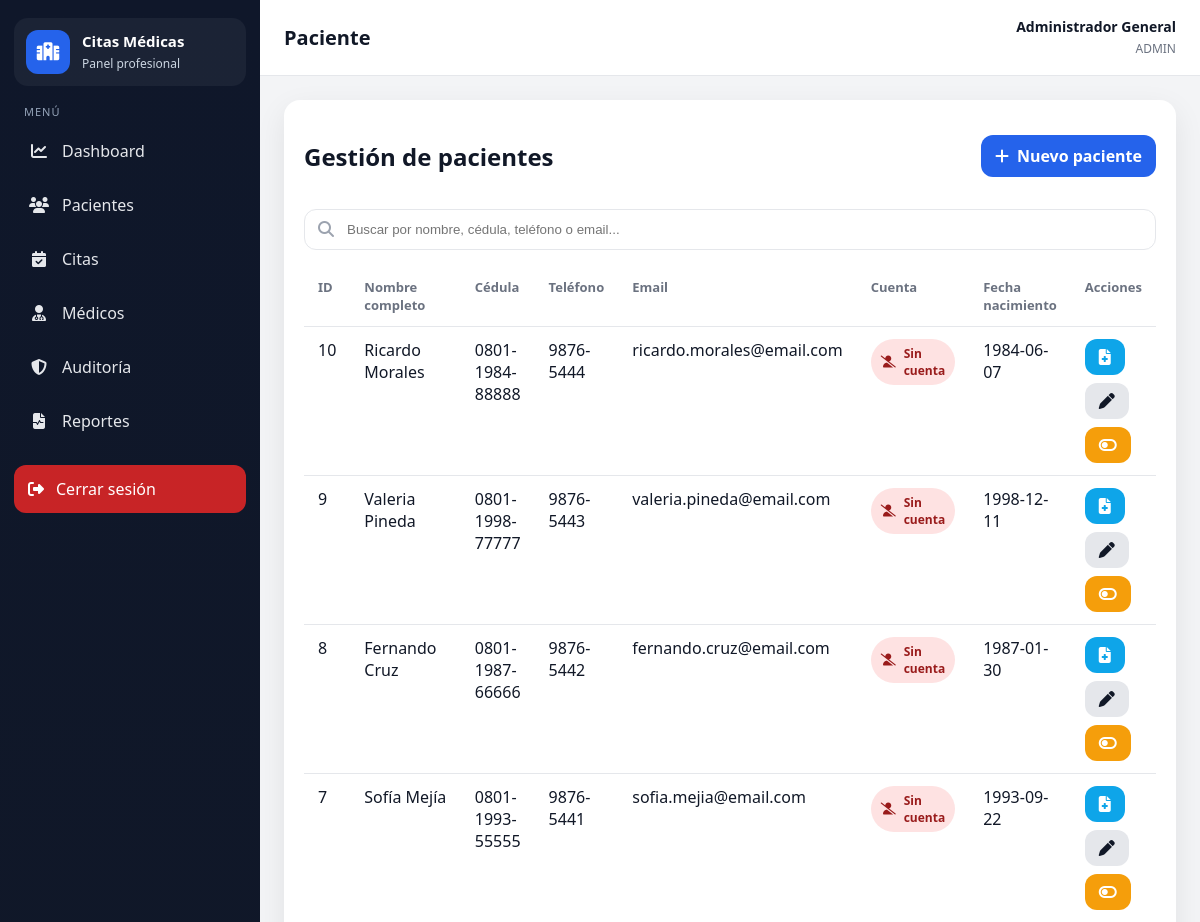
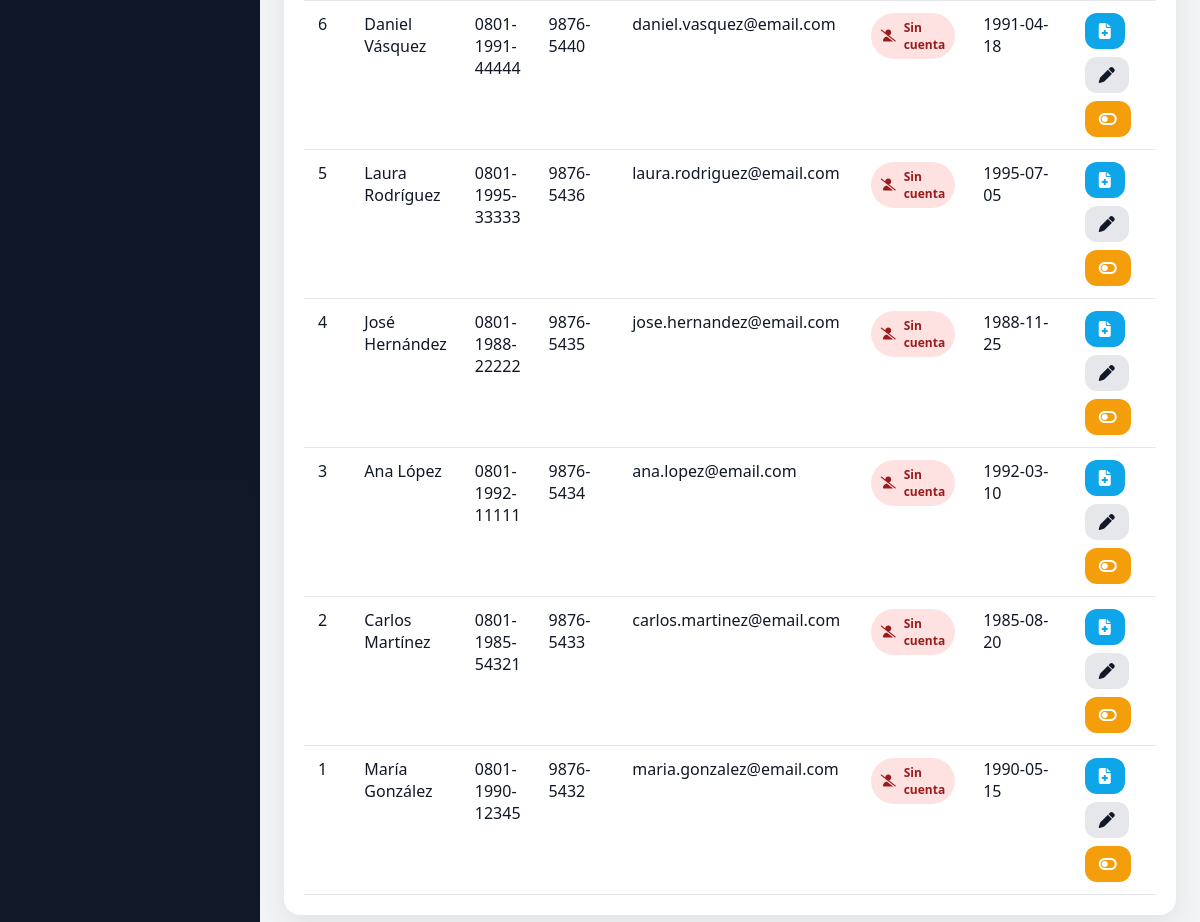
/index.php?controller=paciente&action=index (signed in), run on an earlier commit of the app's database (2 pictures, top to bottom).
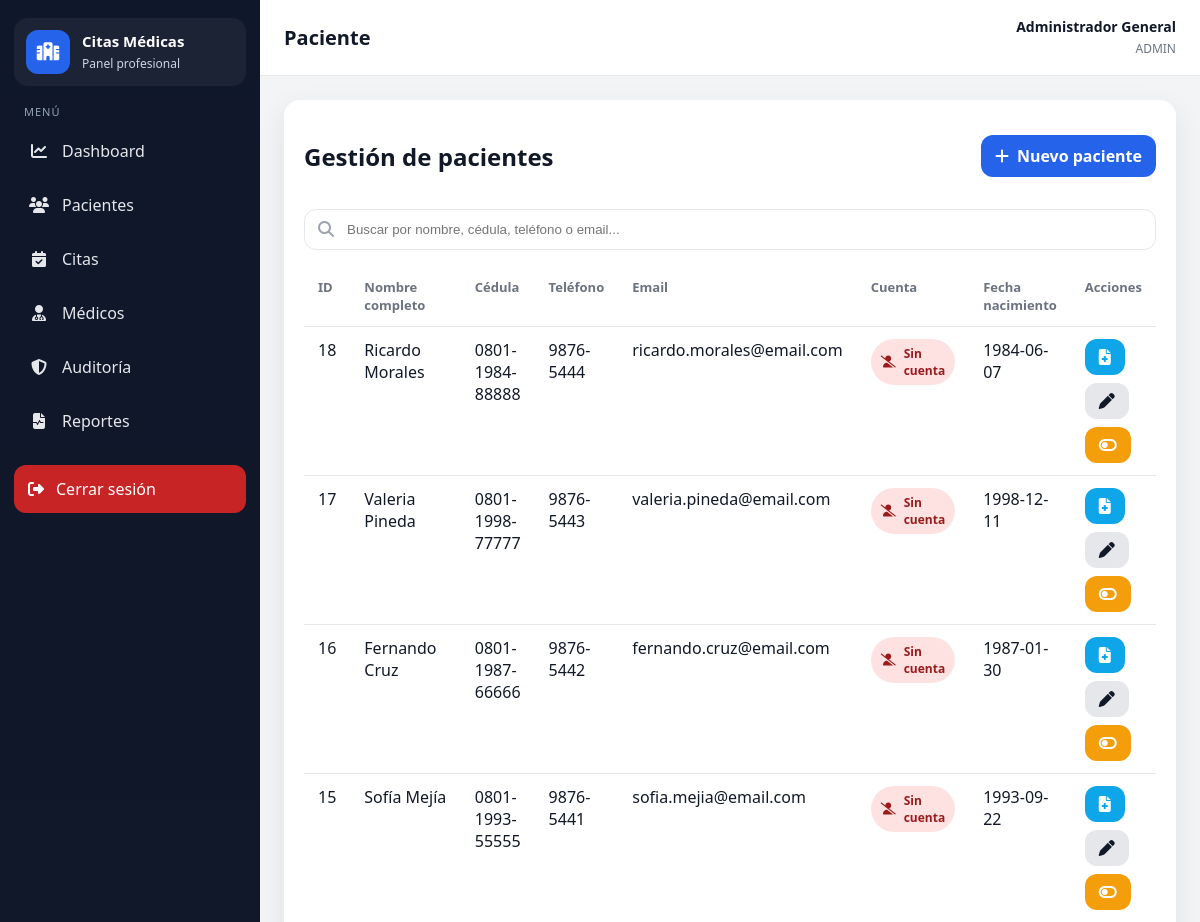
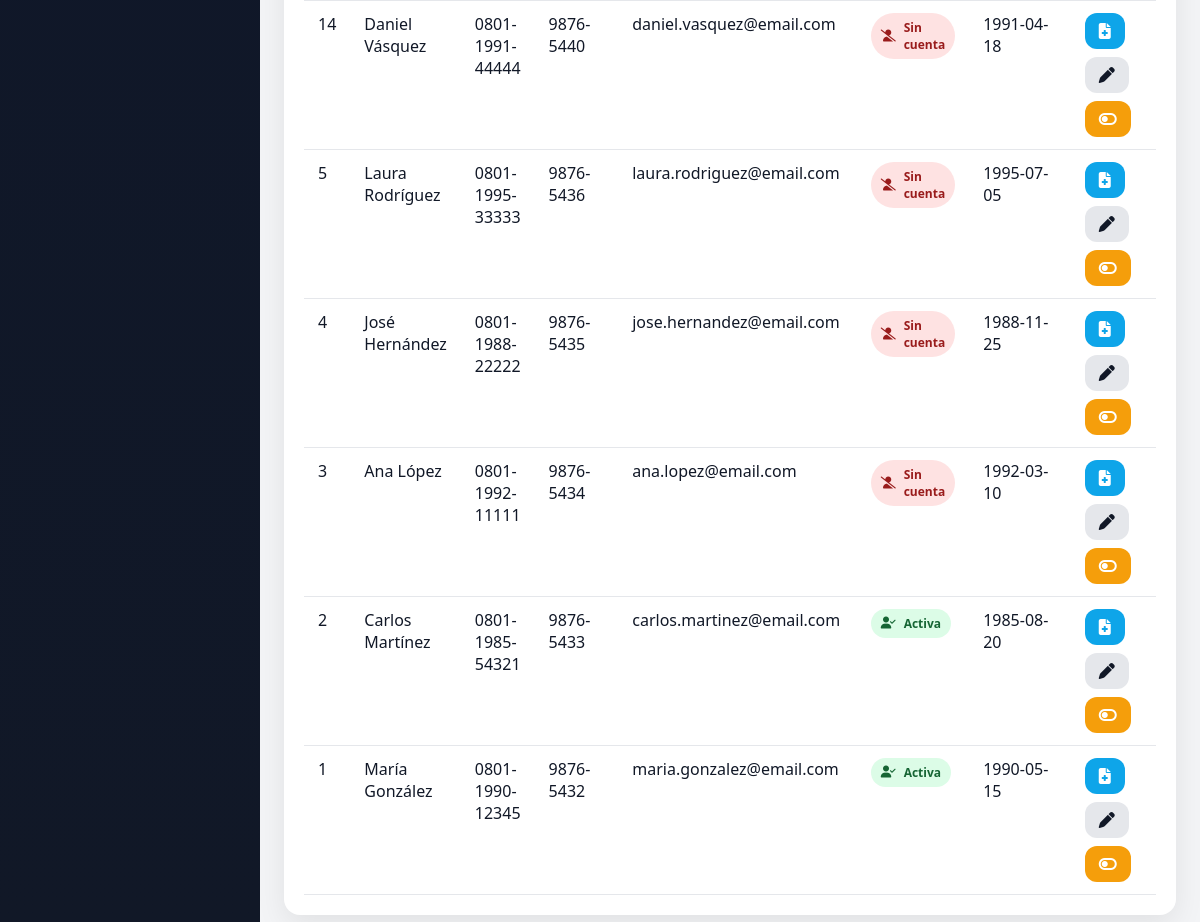
And on a later commit of the database (2 pictures, top to bottom).
### tables this page shows
CREATE TABLE pacientes (
    id INT AUTO_INCREMENT PRIMARY KEY,
    nombre VARCHAR(100) NOT NULL,
    apellido VARCHAR(100) NOT NULL,
    cedula VARCHAR(15) NOT NULL UNIQUE,
    telefono VARCHAR(20) NULL,
    email VARCHAR(100) NOT NULL,
    fecha_nacimiento DATE NULL,
    fecha_registro TIMESTAMP DEFAULT CURRENT_TIMESTAMP
);

CREATE TABLE usuarios (
    id INT AUTO_INCREMENT PRIMARY KEY,
    nombre VARCHAR(100) NOT NULL,
    email VARCHAR(100) UNIQUE NOT NULL,
    password VARCHAR(255) NOT NULL,
    rol ENUM('admin','medico','recepcion','paciente') NOT NULL,
    medico_id INT NULL,
    paciente_id INT NULL,
    estado ENUM('activo','inactivo') NOT NULL DEFAULT 'activo',
    fecha_creacion TIMESTAMP DEFAULT CURRENT_TIMESTAMP,
    CONSTRAINT fk_usuario_medico FOREIGN KEY (medico_id) REFERENCES medicos(id) ON DELETE SET NULL,
    CONSTRAINT fk_usuario_paciente FOREIGN KEY (paciente_id) REFERENCES pacientes(id) ON DELETE SET NULL
);

### app/core/Controller.php (called while the page is built, shortened)
<?php
require_once __DIR__ . '/../config/database.php';
class Controller
{
    protected function render(string $viewPath, array $data = []): void
    {
        extract($data, EXTR_SKIP);
        require __DIR__ . '/../views/' . $viewPath . '.php';
    }
}

### app/controllers/PacienteController.php (called while the page is built, shortened)
<?php
require_once __DIR__ . '/../core/Controller.php';
require_once __DIR__ . '/../models/Paciente.php';
require_once __DIR__ . '/../config/database.php';
class PacienteController extends Controller {
    private Paciente $paciente;
    public function __construct(){
        $this->paciente = new Paciente();
    }
    public function index(){
        $pacientes = $this->paciente->obtenerTodos();
        $this->render('pacientes/index', compact('pacientes'));
    }
}

### routes/web.php (called while the page is built, shortened)
<?php
$controller = $_GET['controller'] ?? (isset($_SESSION['usuario_id']) ? 'dashboard' : 'auth');
$action = $_GET['action'] ?? (isset($_SESSION['usuario_id']) ? 'index' : 'login');
switch($controller){
    case 'paciente':
        require_once __DIR__ . '/../app/controllers/PacienteController.php';
        $ctrl = new PacienteController();
        break;
}
$ctrl->$action();

### public/index.php (called while the page is built, shortened)
<?php
require_once __DIR__ . '/../routes/web.php';

### app/config/database.php (called while the page is built)
<?php
class Database {
    private $host = "localhost";
    private $db_name = "citas_medicas";
    private $username = "root";
    private $password = "admin";
    private $charset = "utf8mb4";
    public function conectar() {
        try {
            $dsn = "mysql:host={$this->host};dbname={$this->db_name};charset={$this->charset}";
            $pdo = new PDO($dsn, $this->username, $this->password);
            $pdo->setAttribute(PDO::ATTR_ERRMODE, PDO::ERRMODE_EXCEPTION);
            $pdo->setAttribute(PDO::ATTR_DEFAULT_FETCH_MODE, PDO::FETCH_ASSOC);
            return $pdo;
        } catch (PDOException $e) {
            die("Error de conexión: " . $e->getMessage());
        }
    }
}

### app/core/Model.php (called while the page is built, shortened)
<?php
require_once __DIR__ . '/../config/database.php';
class Model {
    public function __construct() {
        $database = new Database();
        $this->db = $database->conectar();
    }
}

### app/models/Paciente.php (called while the page is built, shortened)
<?php
require_once __DIR__ . '/../core/Model.php';
class Paciente extends Model {
   public function obtenerTodos(){
        $sql = "SELECT p.*, u.id AS usuario_id, u.estado AS usuario_estado
                FROM pacientes p
                LEFT JOIN usuarios u ON u.paciente_id = p.id AND u.rol = 'paciente'
                WHERE p.estado = 'activo'
                ORDER BY p.id DESC";
        $stmt = $this->db->prepare($sql);
        $stmt->execute();
        return $stmt->fetchAll();
    }
}

### app/views/pacientes/index.php (the view)
<?php require_once __DIR__ . '/../layout/header.php'; ?>
<div class="table-card">
    <div class="table-header"><h2>Gestión de pacientes</h2><a href="index.php?controller=paciente&action=crear" class="btn btn-primary"><i class="fa-solid fa-plus"></i> Nuevo paciente</a></div>
    <div class="toolbar"><div class="search-box"><i class="fa-solid fa-magnifying-glass"></i><input type="text" placeholder="Buscar por nombre, cédula, teléfono o email..." data-search-target="tabla-pacientes"></div></div>
    <?php if (!empty($pacientes)): ?>
    <div class="table-responsive"><table><thead><tr><th>ID</th><th>Nombre completo</th><th>Cédula</th><th>Teléfono</th><th>Email</th><th>Cuenta</th><th>Fecha nacimiento</th><th>Acciones</th></tr></thead><tbody id="tabla-pacientes">
    <?php foreach ($pacientes as $p): ?>
    <tr>
        <td><?= htmlspecialchars($p['id']) ?></td>
        <td><?= htmlspecialchars($p['nombre'].' '.$p['apellido']) ?></td>
        <td><?= htmlspecialchars($p['cedula']) ?></td>
        <td><?= htmlspecialchars($p['telefono']) ?></td>
        <td><?= htmlspecialchars($p['email']) ?></td>
        <td>
            <?php if (!empty($p['usuario_id'])): ?>
                <span class="account-chip <?= ($p['usuario_estado'] ?? 'activo') === 'activo' ? 'active' : 'inactive' ?>">
                    <i class="fa-solid fa-user-check"></i>
                    <?= ($p['usuario_estado'] ?? 'activo') === 'activo' ? 'Activa' : 'Inactiva' ?>
                </span>
            <?php else: ?>
                <span class="account-chip inactive"><i class="fa-solid fa-user-slash"></i> Sin cuenta</span>
            <?php endif; ?>
        </td>
        <td><?= htmlspecialchars($p['fecha_nacimiento']) ?></td>
        <td>
            <div class="actions">
                <a class="btn btn-info" href="index.php?controller=historial&action=ver&paciente_id=<?= $p['id'] ?>" title="Ver historial clínico">
                    <i class="fa-solid fa-file-medical"></i>
                </a>
                <a class="btn btn-secondary" href="index.php?controller=paciente&action=editar&id=<?= $p['id'] ?>">
                    <i class="fa-solid fa-pen"></i>
                </a>
                <a class="btn btn-warning"
                    href="index.php?controller=paciente&action=eliminar&id=<?= $p['id'] ?>"
                    data-confirm="¿Está seguro de que desea DESHABILITAR a este paciente? El registro pasará a estado Inactivo pero se conservará su historial clínico.">
                        <i class="fa-solid fa-toggle-off"></i>
                </a>
            </div>
        </td>
    </tr>
    <?php endforeach; ?>
    </tbody></table></div>
    <?php else: ?><div class="empty-box"><p>No hay pacientes registrados.</p></div><?php endif; ?>
</div>
<?php require_once __DIR__ . '/../layout/footer.php'; ?>

### app/views/layout/header.php (shortened to what this page needs)
<?php
$currentController = $_GET['controller'] ?? 'dashboard';
$currentAction = $_GET['action'] ?? 'index';
$role = $_SESSION['usuario_rol'] ?? null;
function isActive($controller, $action = null) {
    global $currentController, $currentAction;
    return $currentController === $controller && ($action === null || $currentAction === $action) ? 'active' : '';
}
?>
<!DOCTYPE html>
<html lang="es">
<head>
    <link rel="stylesheet" href="https://cdnjs.cloudflare.com/ajax/libs/font-awesome/6.5.0/css/all.min.css">
    <link rel="stylesheet" href="https://cdn.jsdelivr.net/npm/intl-tel-input@18.1.1/build/css/intlTelInput.css">
    <link rel="stylesheet" href="assets/css/app.css">
</head>
<body>
<?php if ($role): ?>
<div class="app">
    <aside class="sidebar">
        <div class="brand">
            <div class="brand-icon"><i class="fa-solid fa-hospital"></i></div>
            <div class="brand-text"><strong>Citas Médicas</strong><span>Panel profesional</span></div>
        </div>
        <div class="menu-title">Menú</div>
        <nav class="nav">
            <a class="nav-link <?= isActive('dashboard') ?>" href="index.php?controller=dashboard&action=index"><i class="fa-solid fa-chart-line"></i><span>Dashboard</span></a>
            <?php if (in_array($role, ['admin','recepcion'], true)): ?>
                <a class="nav-link <?= isActive('paciente', 'index') ?>" href="index.php?controller=paciente&action=index"><i class="fa-solid fa-users"></i><span>Pacientes</span></a>
                <a class="nav-link <?= isActive('cita') ?>" href="index.php?controller=cita&action=index"><i class="fa-solid fa-calendar-check"></i><span>Citas</span></a>
            <?php endif; ?>
            <?php if ($role === 'admin'): ?>
                <a class="nav-link <?= isActive('medico') ?>" href="index.php?controller=medico&action=index"><i class="fa-solid fa-user-doctor"></i><span>Médicos</span></a>
                <a class="nav-link <?= isActive('auditoria') ?>" href="index.php?controller=auditoria&action=index">
                    <i class="fa-solid fa-shield-halved"></i><span>Auditoría</span>
                </a>
            <?php endif; ?>
            <?php if (in_array($role, ['admin','recepcion'], true)): ?>
                <a class="nav-link <?= isActive('reporte') ?>" href="index.php?controller=reporte&action=index"><i class="fa-solid fa-file-waveform"></i><span>Reportes</span></a>
            <?php endif; ?>
        </nav>
        <div class="sidebar-footer">
            <a class="logout-link" href="index.php?controller=auth&action=logout"><i class="fa-solid fa-right-from-bracket"></i><span>Cerrar sesión</span></a>
        </div>
    </aside>
    <main class="main">
        <header class="topbar">
            <h1 class="page-title"><?= ucfirst($currentController) ?></h1>
            <div class="user-box"><strong><?= htmlspecialchars($_SESSION['usuario_nombre'] ?? '') ?></strong><span><?= htmlspecialchars(strtoupper($role)) ?></span></div>
        </header>
        <section class="content">
<?php endif; ?>

### app/views/layout/footer.php (shortened to what this page needs)
<?php if (!empty($_SESSION['usuario_id'])): ?>
        </section>
    </main>
</div>
<?php endif; ?>
</body>
</html>

### public/assets/css/app.css (style rules this page uses)
:root { --sidebar-bg:#111827;--sidebar-hover:#1f2937;--sidebar-active:#2563eb;--body-bg:#f3f4f6;--card-bg:#fff;--text:#111827;--muted:#6b7280;--border:#e5e7eb;--primary:#2563eb;--primary-dark:#1d4ed8;--success:#16a34a;--warning:#f59e0b;--danger:#dc2626;--info:#0ea5e9;--shadow:0 10px 30px rgba(0,0,0,.08);--radius:16px }
* { box-sizing:border-box }
body { margin:0;font-family:'Segoe UI',Tahoma,Geneva,Verdana,sans-serif;background:var(--body-bg);color:var(--text) }
a { text-decoration:none;color:inherit }
.app { display:flex;min-height:100vh }
.sidebar { width:260px;background:linear-gradient(180deg,#0f172a 0%,#111827 100%);color:#fff;position:fixed;top:0;left:0;bottom:0;padding:18px 14px;overflow:auto;z-index:1000 }
.brand { display:flex;align-items:center;gap:12px;padding:12px;margin-bottom:18px;border-radius:14px;background:rgba(255,255,255,.05) }
.brand-icon { width:44px;height:44px;border-radius:12px;display:flex;align-items:center;justify-content:center;background:#2563eb;font-size:18px }
.brand-text strong { display:block;font-size:15px }
.brand-text span { font-size:12px;color:#cbd5e1 }
.menu-title { font-size:11px;text-transform:uppercase;letter-spacing:1px;color:#94a3b8;margin:18px 10px 8px }
.nav { display:flex;flex-direction:column;gap:6px }
.nav-link { display:flex;align-items:center;gap:12px;color:#e5e7eb;padding:13px 14px;border-radius:12px;transition:.2s ease }
.nav-link i { width:22px;text-align:center }
.sidebar-footer { position:sticky;bottom:10px;margin-top:20px }
.logout-link { display:flex;align-items:center;gap:12px;padding:13px 14px;color:#fff;border-radius:12px;background:rgba(220,38,38,.9) }
.main { margin-left:260px;width:calc(100% - 260px);min-height:100vh }
.topbar { height:76px;background:#fff;border-bottom:1px solid var(--border);display:flex;align-items:center;justify-content:space-between;padding:0 24px;position:sticky;top:0;z-index:900 }
.page-title { font-size:20px;font-weight:700;margin:0 }
.user-box { text-align:right }
.user-box strong { display:block;font-size:14px }
.user-box span { font-size:12px;color:var(--muted) }
.content { padding:24px }
.card,.table-card,.form-card { background:var(--card-bg);border-radius:var(--radius);box-shadow:var(--shadow) }
.table-card,.form-card { padding:20px }
.table-header,.form-header { display:flex;align-items:center;justify-content:space-between;gap:15px;margin-bottom:16px }
.toolbar { display:flex;justify-content:space-between;gap:12px;margin-bottom:16px;flex-wrap:wrap }
.search-box { position:relative;flex:1;min-width:250px }
.search-box input,.filters input,.filters select { width:100%;padding:12px 14px 12px 42px;border:1px solid var(--border);border-radius:12px;background:#fff }
.search-box i { position:absolute;left:14px;top:50%;transform:translateY(-50%);color:#9ca3af }
.table-responsive { overflow:auto }
table { width:100%;border-collapse:collapse }
th,td { padding:12px 14px;border-bottom:1px solid var(--border);text-align:left;vertical-align:top }
th { font-size:13px;color:var(--muted);font-weight:700 }
.btn { border:none;border-radius:12px;padding:10px 14px;font-weight:700;cursor:pointer;display:inline-flex;align-items:center;gap:8px }
.btn-primary { background:var(--primary);color:#fff }
.btn-secondary { background:#e5e7eb;color:#111827 }
.btn-warning { background:#f59e0b;color:#fff }
.btn-info { background:#0ea5e9;color:#fff }
.actions { display:flex;gap:8px;flex-wrap:wrap }
.account-chip { display:inline-flex;align-items:center;gap:8px;padding:6px 10px;border-radius:999px;font-size:12px;font-weight:700 }
.account-chip.active { background:#dcfce7;color:#166534 }
.account-chip.inactive { background:#fee2e2;color:#991b1b }

What changed in the data, as far as the page shows it:
removed pacientes: id "10", nombre+apellido "Ricardo Morales", cedula "0801-1984-88888", telefono "9876-5444", email "ricardo.morales@email.com", shows "Sin cuenta", fecha_nacimiento "1984-06-07"
removed pacientes: id "9", nombre+apellido "Valeria Pineda", cedula "0801-1998-77777", telefono "9876-5443", email "valeria.pineda@email.com", shows "Sin cuenta", fecha_nacimiento "1998-12-11"
removed pacientes: id "8", nombre+apellido "Fernando Cruz", cedula "0801-1987-66666", telefono "9876-5442", email "fernando.cruz@email.com", shows "Sin cuenta", fecha_nacimiento "1987-01-30"
removed pacientes: id "7", nombre+apellido "Sofía Mejía", cedula "0801-1993-55555", telefono "9876-5441", email "sofia.mejia@email.com", shows "Sin cuenta", fecha_nacimiento "1993-09-22"
removed pacientes: id "6", nombre+apellido "Daniel Vásquez", cedula "0801-1991-44444", telefono "9876-5440", email "daniel.vasquez@email.com", shows "Sin cuenta", fecha_nacimiento "1991-04-18"
no longer on this page (row unchanged): pacientes: id "2", nombre+apellido "Carlos Martínez", cedula "0801-1985-54321", telefono "9876-5433", email "carlos.martinez@email.com", shows "Sin cuenta", fecha_nacimiento "1985-08-20"
no longer on this page (row unchanged): pacientes: id "1", nombre+apellido "María González", cedula "0801-1990-12345", telefono "9876-5432", email "maria.gonzalez@email.com", shows "Sin cuenta", fecha_nacimiento "1990-05-15"
added pacientes: id "18", nombre+apellido "Ricardo Morales", cedula "0801-1984-88888", telefono "9876-5444", email "ricardo.morales@email.com", shows "Sin cuenta", fecha_nacimiento "1984-06-07"
added pacientes: id "17", nombre+apellido "Valeria Pineda", cedula "0801-1998-77777", telefono "9876-5443", email "valeria.pineda@email.com", shows "Sin cuenta", fecha_nacimiento "1998-12-11"
added pacientes: id "16", nombre+apellido "Fernando Cruz", cedula "0801-1987-66666", telefono "9876-5442", email "fernando.cruz@email.com", shows "Sin cuenta", fecha_nacimiento "1987-01-30"
added pacientes: id "15", nombre+apellido "Sofía Mejía", cedula "0801-1993-55555", telefono "9876-5441", email "sofia.mejia@email.com", shows "Sin cuenta", fecha_nacimiento "1993-09-22"
added pacientes: id "14", nombre+apellido "Daniel Vásquez", cedula "0801-1991-44444", telefono "9876-5440", email "daniel.vasquez@email.com", shows "Sin cuenta", fecha_nacimiento "1991-04-18"
added usuarios: paciente "2", paciente.apellido "Carlos Martínez", paciente.cedula "0801-1985-54321", paciente.telefono "9876-5433", paciente.email "carlos.martinez@email.com", estado "Activa", paciente.fecha_nacimiento "1985-08-20"
added usuarios: paciente "1", paciente.apellido "María González", paciente.cedula "0801-1990-12345", paciente.telefono "9876-5432", paciente.email "maria.gonzalez@email.com", estado "Activa", paciente.fecha_nacimiento "1990-05-15"
